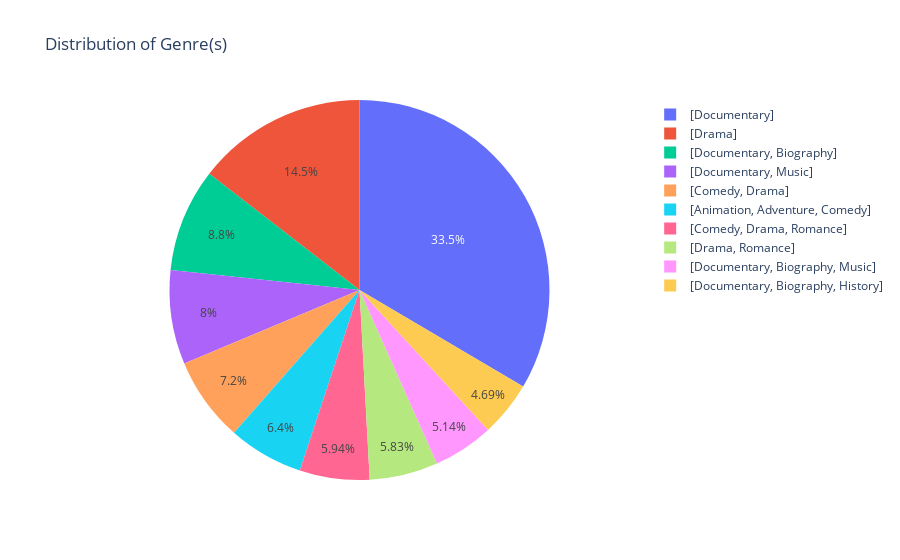

Here is the notebook cell this chart was saved with:
### Code cell
fig = px.pie(genre_counts, values=genre_counts, names=genre_counts.index, title='Distribution of Genre(s)')
fig.show()

### Figure 1 — Plotly figure (JSON) as saved in the notebook; plotly's stock layout.template omitted (floating-point values rounded to 4 significant figures)
{"data": [{"domain": {"x": [0, 1], "y": [0, 1]}, "hovertemplate": "genre=%{label}<br>value=%{value}<extra></extra>", "labels": ["[Documentary]", "[Drama]", "[Documentary, Biography]", "[Documentary, Music]", "[Comedy, Drama]", "[Animation, Adventure, Comedy]", "[Comedy, Drama, Romance]", "[Drama, Romance]", "[Documentary, Biography, Music]", "[Documentary, Biography, History]"], "legendgroup": "", "name": "", "showlegend": true, "type": "pie", "values": [293, 127, 77, 70, 63, 56, 52, 51, 45, 41]}], "layout": {"legend": {"tracegroupgap": 0}, "title": {"text": "Distribution of Genre(s)"}}}
